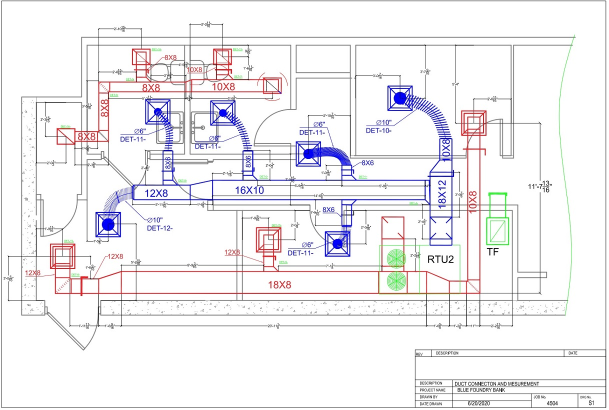
#> input picture projects/hvac/data/hvac_drawing.jpg, 1218 x 819 px, found by its file name (shown at 1/2 size)
$ python hvac_image_pipeline.py --input projects/hvac/data/hvac_drawing.jpg
#> lines starting #> are read from the running program, lines starting #| are printed output that depends on the picture; after the words box and inside, x2 and y2 are one past the last pixel; in counts of white or black regions, pixels touching at a corner belong together
"""Learn a practical OpenCV pipeline on an HVAC-style drawing.

Learning purpose:
    This file is the full classical-computer-vision reference pipeline for the
    HVAC project. While ``lesson_01_pixels.py`` stops after creating and
    cleaning binary color masks, this script goes all the way from an input
    drawing to bounding boxes, geometric classification, an annotated image,
    and a structured ``detections.json`` file ready for a C# or FastAPI backend.

Run from the Training folder (uses a synthetic demo drawing by default):
    python projects/hvac/hvac_image_pipeline.py

Or process your real shop drawing:
    python projects/hvac/hvac_image_pipeline.py --input "projects/hvac/data/hvac_drawing.jpg"
"""

from __future__ import annotations

# argparse reads command-line flags like --input and --output-dir.
import argparse

# json serializes Python dictionaries and lists into a structured .json file.
import json

# Path builds operating-system-safe file and folder paths.
from pathlib import Path

# cv2 (OpenCV) handles image loading, HSV conversion, masks, connected
# components, drawing boxes, and writing output images.
import cv2

# NumPy provides the multidimensional array structure that holds pixel data.
import numpy as np


# Locate the projects/hvac/ directory relative to this script so default output
# paths always stay inside projects/hvac/output/ regardless of terminal cwd.
HVAC_PROJECT_DIR = Path(__file__).resolve().parent

# Each HVAC subsystem is drawn in a distinct color on engineering shop plans.
# We map each layer name to one or more (lower_hsv, upper_hsv) tuples:
#   - blue_supply: supply air ducts and diffusers (Hue ~90-140)
#   - red_return: return/exhaust ducts and grilles (Hue wraps around 0 and 180)
#   - green_equipment: rooftop units (RTUs), fans, and mechanical equipment
COLOR_RANGES = {
    "blue_supply": [((90, 80, 40), (140, 255, 255))],
    "red_return": [
        ((0, 80, 40), (12, 255, 255)),
        ((168, 80, 40), (180, 255, 255)),
    ],
    "green_equipment": [((35, 60, 40), (90, 255, 255))],
}

# BGR colors used when drawing bounding boxes and numbers onto annotated.png.
# Remember OpenCV uses (Blue, Green, Red) order, not RGB.
ANNOTATION_COLORS = {
    "blue_supply": (255, 120, 0),
    "red_return": (0, 0, 255),
    "green_equipment": (0, 170, 0),
}


# ==============================================================================
# STEP 1A: Synthetic Drawing Generator (Fallback when no --input file is given)
# ==============================================================================
# [56 lines left out: function build_demo_drawing, not called in this run]


# ==============================================================================
# STEP 1B: Image Ingestion (Load from disk or fall back to demo drawing)
# ==============================================================================
def load_image(input_path: Path | None) -> tuple[np.ndarray, str]:
    """Load an HVAC drawing from disk or generate the synthetic demo drawing.

    Args:
        input_path: Optional path to a PNG/JPG drawing supplied via ``--input``.

    Returns:
        A tuple of ``(bgr_image_array, source_description_string)``.
    """
    # If the user did not pass --input, generate the synthetic drawing in memory.
    if input_path is None:
        return build_demo_drawing(), "generated_demo"

    # Read the image file into a BGR NumPy array of shape (height, width, 3).
    image = cv2.imread(str(input_path))
#> image is the input picture: shape (819, 1218, 3); mean B, G, R 241.3, 238.9, 240.4
    if image is None:
        raise ValueError(f"OpenCV could not read the image: {input_path}")
    return image, str(input_path.resolve())


# ==============================================================================
# STEP 2 & 3: HSV Color Segmentation and Morphological Noise Cleaning
# ==============================================================================
def make_color_mask(
    hsv_image: np.ndarray,
    ranges: list[tuple[tuple[int, ...], tuple[int, ...]]],
) -> np.ndarray:
    """Create a cleaned binary mask (0 or 255) for one HVAC color layer.

    Args:
        hsv_image: The full drawing converted to HSV color space.
        ranges: List of ``(lower_hsv, upper_hsv)`` pairs. Most colors need one
            pair; red needs two because Hue wraps around 0/179.

    Returns:
        A 2D uint8 array of shape ``(height, width)`` where 255 = pixel belongs
        to this color layer and 0 = background or other colors.
    """
    # Start with an all-black 2D mask of shape (height, width).
    mask = np.zeros(hsv_image.shape[:2], dtype=np.uint8)

    # Combine every HSV range for this color using bitwise OR.
    for lower, upper in ranges:
        mask = cv2.bitwise_or(
            mask,
            cv2.inRange(hsv_image, np.array(lower), np.array(upper)),
        )

    # Clean tiny white noise specks with a 3x3 morphological opening
    # (erosion followed by dilation).
    kernel = np.ones((3, 3), dtype=np.uint8)
    return cv2.morphologyEx(mask, cv2.MORPH_OPEN, kernel)


# ==============================================================================
# STEP 4A: Rule-Based Geometric Classification (Duct vs. Symbol vs. Text)
# ==============================================================================
def classify_region(width: int, height: int, fill_ratio: float) -> str:
    """Use simple geometry to guess what a connected colored blob represents.

    Args:
        width: Bounding box width in pixels.
        height: Bounding box height in pixels.
        fill_ratio: Fraction of the bounding box that is actually white pixels
            (colored_pixel_area / (width * height)).

    Returns:
        A coarse label string: ``"duct_or_line"``,
        ``"symbol_or_equipment_candidate"``, or ``"small_mark_or_text"``.
    """
    longest_side = max(width, height)
    shortest_side = max(1, min(width, height))
    aspect_ratio = longest_side / shortest_side

    # Long, thin rectangles (4x longer than wide) are almost always duct runs.
    if aspect_ratio >= 4:
        return "duct_or_line"

    # Compact, reasonably large regions with enough colored ink are candidate
    # HVAC symbols (diffusers, fans, RTUs) that a CNN/YOLO model can classify.
    if width >= 25 and height >= 25 and fill_ratio >= 0.08:
        return "symbol_or_equipment_candidate"

    # Everything else is likely a letter, number, or small tick mark.
    return "small_mark_or_text"


# ==============================================================================
# STEP 4B: Connected-Components Region Extraction (Finding Bounding Boxes)
# ==============================================================================
def detect_regions(
    mask: np.ndarray,
    layer: str,
    min_area: int,
) -> list[dict[str, object]]:
    """Group neighboring white pixels in a mask into bounding-box detections.

    Args:
        mask: Cleaned 2D binary mask for one HVAC color layer.
        layer: Name of the color layer (e.g., ``"blue_supply"``).
        min_area: Minimum number of white pixels required to keep a region.

    Returns:
        A list of dictionaries, where each dictionary describes one detected
        region's bounding box, center point, area, and coarse geometric type.
    """
    # connectedComponentsWithStats labels every separate island of white pixels.
    # component_id 0 is always the black background, so the loop starts at 1.
    component_count, _, stats, centroids = cv2.connectedComponentsWithStats(mask)
    detections: list[dict[str, object]] = []

    for component_id in range(1, component_count):
        # Extract the bounding box (x, y, width, height) and white pixel count.
        x, y, width, height, pixel_area = stats[component_id]

        # Ignore tiny noise blobs smaller than min_area pixels.
        if int(pixel_area) < min_area:
            continue

        # Calculate how much of the rectangle is filled with colored pixels.
        box_area = int(width) * int(height)
        fill_ratio = float(pixel_area) / box_area
        center_x, center_y = centroids[component_id]

        # Package this detection as a JSON-ready Python dictionary.
        detections.append(
            {
                "layer": layer,
                "region_type": classify_region(int(width), int(height), fill_ratio),
                "bbox": [int(x), int(y), int(width), int(height)],
                "center": [round(float(center_x), 1), round(float(center_y), 1)],
                "colored_pixel_area": int(pixel_area),
                "fill_ratio": round(fill_ratio, 3),
            }
        )

    return detections


# ==============================================================================
# STEP 5: Visual Verification (Drawing Boxes and IDs on a Copy of the Plan)
# ==============================================================================
def annotate(image: np.ndarray, detections: list[dict[str, object]]) -> np.ndarray:
    """Draw colored bounding boxes and detection numbers on a copy of the image.

    Args:
        image: Original BGR drawing.
        detections: List of region dictionaries returned by ``detect_regions``.

    Returns:
        A new BGR image array with rectangles and index numbers drawn on top.
    """
    # Copy the image so we do not overwrite the original pixels in memory.
    annotated = image.copy()

    # Number detections starting at 1 so a human can match boxes to JSON items.
    for index, detection in enumerate(detections, start=1):
        x, y, width, height = detection["bbox"]
        layer = str(detection["layer"])
        color = ANNOTATION_COLORS[layer]

        # Draw the rectangle from top-left (x, y) to bottom-right (x+w, y+h).
        cv2.rectangle(annotated, (x, y), (x + width, y + height), color, 2)
        cv2.putText(
            annotated,
            str(index),
            (x, max(16, y - 5)),
            cv2.FONT_HERSHEY_SIMPLEX,
            0.55,
            color,
            2,
        )
    return annotated


# ==============================================================================
# STEP 6: End-to-End Pipeline Orchestrator and JSON Export
# ==============================================================================
def process_drawing(
    image: np.ndarray,
    source: str,
    output_dir: Path,
    min_area: int,
) -> dict[str, object]:
    """Run the full HSV -> mask -> region detection -> JSON/image export flow.

    Args:
        image: Loaded BGR drawing.
        source: String describing where the image came from.
        output_dir: Folder where masks, ``annotated.png``, and ``detections.json``
            will be saved.
        min_area: Minimum pixel area for keeping a connected component.

    Returns:
        The structured result dictionary that was written to ``detections.json``.
    """
#> called with min_area = 80
    output_dir.mkdir(parents=True, exist_ok=True)

    # Convert BGR to HSV once for the whole image.
    hsv_image = cv2.cvtColor(image, cv2.COLOR_BGR2HSV)
#> hsv_image: shape (819, 1218, 3); mean H, S, V 20.7, 8.4, 244.1
    detections: list[dict[str, object]] = []

    # Process each HVAC subsystem layer (blue_supply, red_return, green_equipment).
    for layer, ranges in COLOR_RANGES.items():
        mask = make_color_mask(hsv_image, ranges)
        cv2.imwrite(str(output_dir / f"mask_{layer}.png"), mask)
        detections.extend(detect_regions(mask, layer, min_area))
#> this loop made 3 passes
#> component_count in detect_regions on passes 1 to 3: 132, 115, 18
#> pass 1, in process_drawing, `mask = make_color_mask(hsv_image, ranges)`:
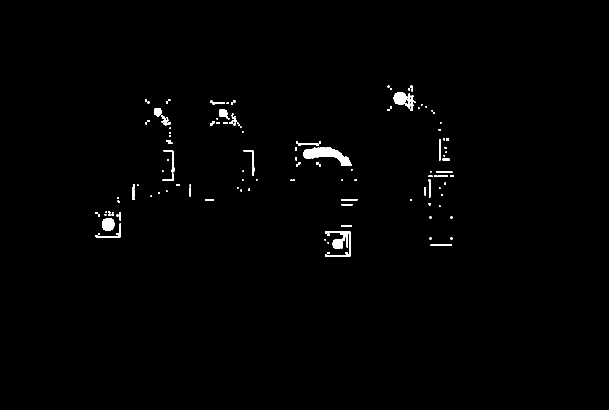
#> mask: shape (819, 1218) (shown at 1/2 size); 0.86% white; 131 white regions (85 under 20 px), largest, box (x1, y1, x2, y2) and area: (607, 295, 703, 332) 1679, (650, 462, 701, 514) 1060, (787, 184, 827, 222) 816
#> pass 2, in process_drawing, `mask = make_color_mask(hsv_image, ranges)`:
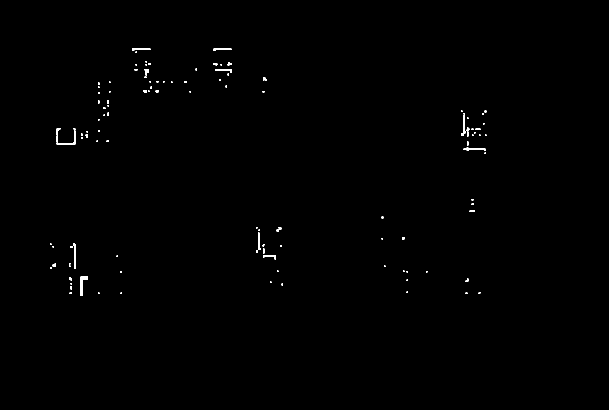
#> mask: shape (819, 1218) (shown at 1/2 size); 0.32% white; 114 white regions (79 under 20 px), largest, box (x1, y1, x2, y2) and area: (161, 552, 176, 592) 235, (113, 261, 152, 290) 203, (141, 487, 151, 538) 182
#> pass 3, in process_drawing, `mask = make_color_mask(hsv_image, ranges)`:
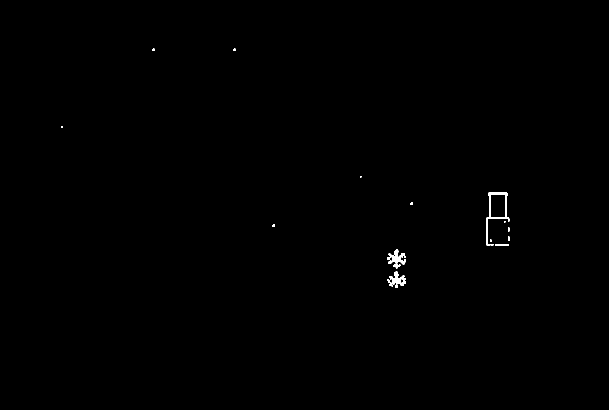
#> mask: shape (819, 1218) (shown at 1/2 size); 0.23% white; 17 white regions (5 under 20 px), largest, box (x1, y1, x2, y2) and area: (972, 385, 1019, 491) 803, (774, 498, 812, 529) 539, (774, 543, 812, 573) 528
#> after the loop, detections = 33 items

    # Build the top-level payload that a .NET API or frontend UI would consume.
    result = {
        "source": source,
        "image_size": {"width": image.shape[1], "height": image.shape[0]},
        "technique": "HSV color segmentation plus connected components",
        "detection_count": len(detections),
        "detections": detections,
    }

    # Save visual artifacts and the structured JSON file.
    cv2.imwrite(str(output_dir / "input_used.png"), image)
    cv2.imwrite(str(output_dir / "annotated.png"), annotate(image, detections))
#> the loop in annotate, `for index, detection in enumerate(detections, start=1):` made 33 passes
#> (x, y, width, height, layer, color) on passes 1 to 12: (787, 184, 40, 38, 'blue_supply', (255, 120, 0)), (420, 201, 30, 8, 'blue_supply', (255, 120, 0)), (308, 216, 33, 35, 'blue_supply', (255, 120, 0)), (438, 218, 21, 21, 'blue_supply', (255, 120, 0)), (878, 278, 3, 43, 'blue_supply', (255, 120, 0)), (592, 283, 45, 9, 'blue_supply', (255, 120, 0)), (607, 295, 96, 37, 'blue_supply', (255, 120, 0)), (327, 300, 22, 45, 'blue_supply', (255, 120, 0)), (487, 300, 22, 52, 'blue_supply', (255, 120, 0)), (872, 343, 33, 3, 'blue_supply', (255, 120, 0)), (325, 347, 22, 15, 'blue_supply', (255, 120, 0)), (857, 359, 4, 36, 'blue_supply', (255, 120, 0))
#> after the loop in annotate, `for index, detection in enumerate(detections, start=1):`:
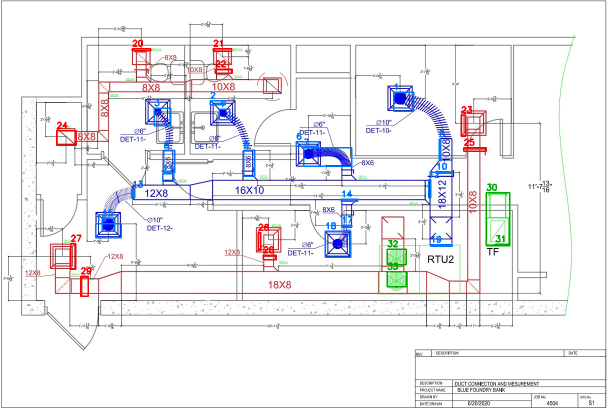
#> annotated: shape (819, 1218, 3) (shown at 1/2 size); 1.55% of pixels changed, all inside (x1, y1, x2, y2) = (112, 79, 1021, 594)
    (output_dir / "detections.json").write_text(
        json.dumps(result, indent=2), encoding="utf-8"
    )
    return result


# ==============================================================================
# STEP 7: Command-Line Interface and Entry Point
# ==============================================================================
def parse_args() -> argparse.Namespace:
    """Parse optional command-line arguments for input image, output path, and filter size."""
    parser = argparse.ArgumentParser(description="Detect colored regions in an HVAC drawing.")
    parser.add_argument("--input", type=Path, help="Optional path to a PNG or JPG drawing.")
    parser.add_argument(
        "--output-dir",
        type=Path,
        default=HVAC_PROJECT_DIR / "output" / "hvac_demo",
        help="Folder for masks, annotations, and JSON.",
    )
    parser.add_argument(
        "--min-area",
        type=int,
        default=80,
        help="Ignore connected colored regions smaller than this pixel area.",
    )
    return parser.parse_args()


def main() -> None:
    """Entry point: parse arguments, load the image, run the pipeline, and print summary."""
    args = parse_args()
    image, source = load_image(args.input)
    result = process_drawing(image, source, args.output_dir, args.min_area)
#> result = 5 items

    print(f"Processed: {result['source']}")
#| Processed: projects/hvac/projects/hvac/data/hvac_drawing.jpg
    print(f"Detected colored regions: {result['detection_count']}")
#| Detected colored regions: 33
    print(f"Open the annotated image: {args.output_dir / 'annotated.png'}")
    print(f"Structured result: {args.output_dir / 'detections.json'}")


if __name__ == "__main__":
    main()
